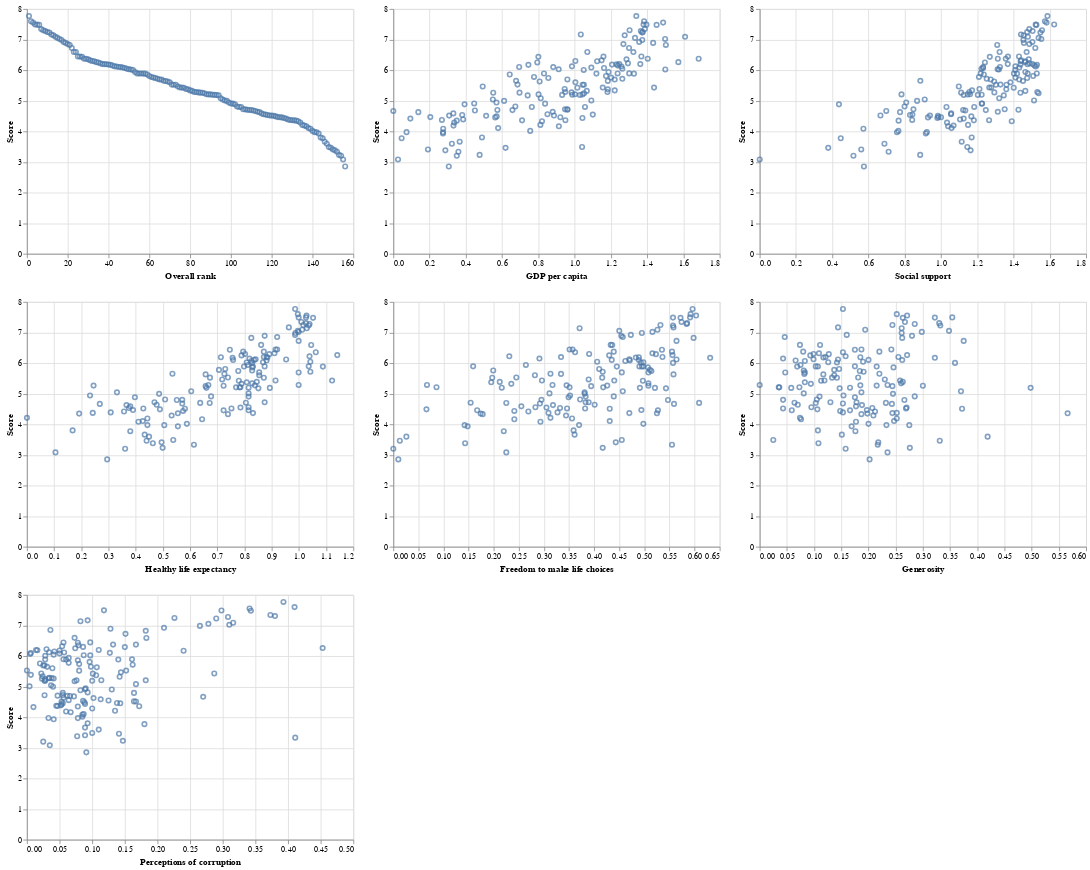

Here is the notebook cell this chart was saved with:
### Code cell
numerics = ['int16', 'int32', 'int64', 'float16', 'float32', 'float64']
df_2019_numeric = df_2019.select_dtypes(numerics)
df_2019_numeric_cols = df_2019_numeric.columns.drop('Score')

plots = []

for col in df_2019_numeric_cols:
    plots.append(
        alt.Chart(df_2019_numeric).mark_point().encode(
            y='Score',
            x=col
        )
    )

plots

nextRow = 3
s1 = plots
s2 = []
plot = None
print(len(s1))

# first = True
# while len(s1) > 1:
for i in range(0, len(s1)//nextRow + 1):
    for j in range(nextRow):
        if i*nextRow+j >= len(s1): 
            break

        if j == 0:
            plot = s1[i*nextRow+j]
        else:
            # if first:
            plot |= s1[i*nextRow+j]
            # else:
            #     plot &= s1[i*nextRow+j]
        
    s2.append(plot)

    # first = False
    # s1 = s2
    # print(s1)
    # print(s2)
    # s2 = []

# s1[0]
plot = None
for i in range(len(s2)):
    if i == 0:
        plot = s2[i]
    else:
        plot &= s2[i]

plot

### Figure 1 — Vega-Lite specification as saved in the notebook (floating-point values rounded to 4 significant figures; data arrays with more than 128 entries replaced by an {"elided": "..."} marker saying what was removed)
{"config": {"view": {"continuousWidth": 400, "continuousHeight": 300}}, "vconcat": [{"hconcat": [{"mark": "point", "encoding": {"x": {"field": "Overall rank", "type": "quantitative"}, "y": {"field": "Score", "type": "quantitative"}}}, {"mark": "point", "encoding": {"x": {"field": "GDP per capita", "type": "quantitative"}, "y": {"field": "Score", "type": "quantitative"}}}, {"mark": "point", "encoding": {"x": {"field": "Social support", "type": "quantitative"}, "y": {"field": "Score", "type": "quantitative"}}}]}, {"hconcat": [{"mark": "point", "encoding": {"x": {"field": "Healthy life expectancy", "type": "quantitative"}, "y": {"field": "Score", "type": "quantitative"}}}, {"mark": "point", "encoding": {"x": {"field": "Freedom to make life choices", "type": "quantitative"}, "y": {"field": "Score", "type": "quantitative"}}}, {"mark": "point", "encoding": {"x": {"field": "Generosity", "type": "quantitative"}, "y": {"field": "Score", "type": "quantitative"}}}]}, {"mark": "point", "encoding": {"x": {"field": "Perceptions of corruption", "type": "quantitative"}, "y": {"field": "Score", "type": "quantitative"}}}], "data": {"name": "data-3ddc12878d7a19e4adcf83c17c1b45a2"}, "$schema": "https://vega.github.io/schema/vega-lite/v4.17.0.json", "datasets": {"data-3ddc12878d7a19e4adcf83c17c1b45a2": {"elided": "156 records"}}}
